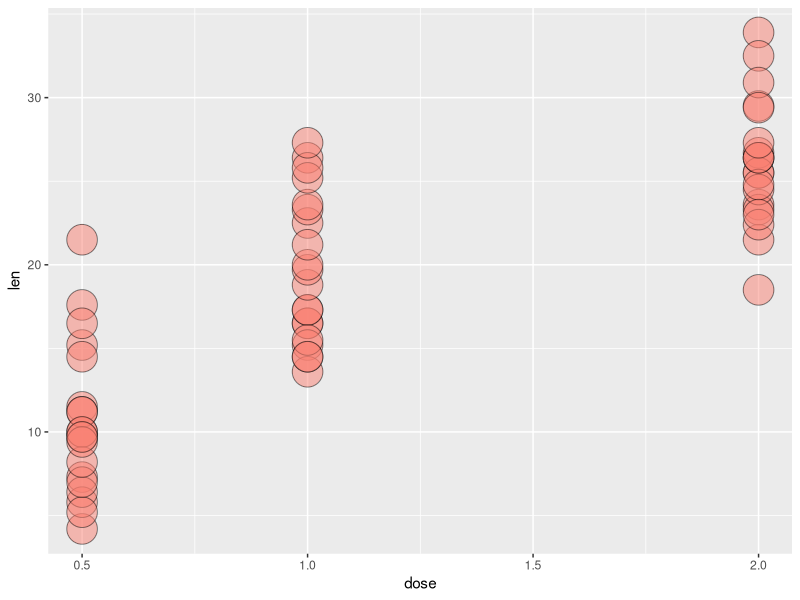
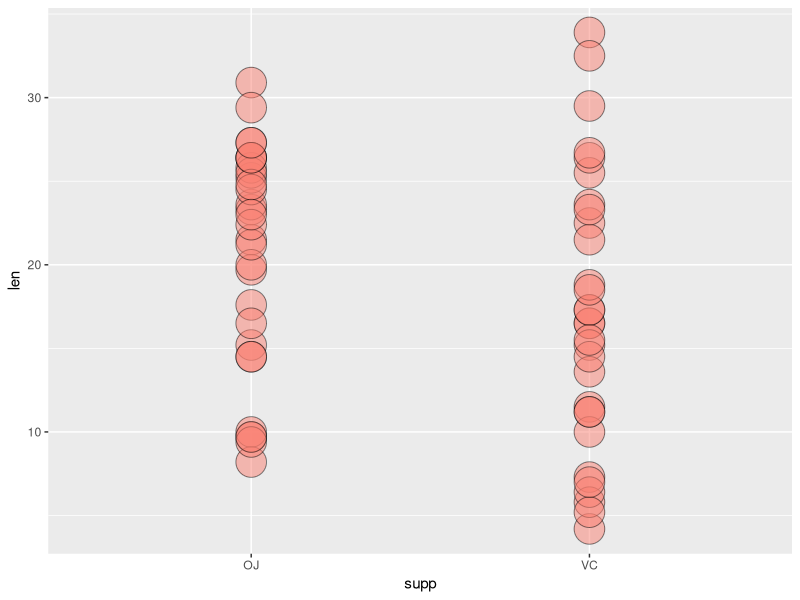
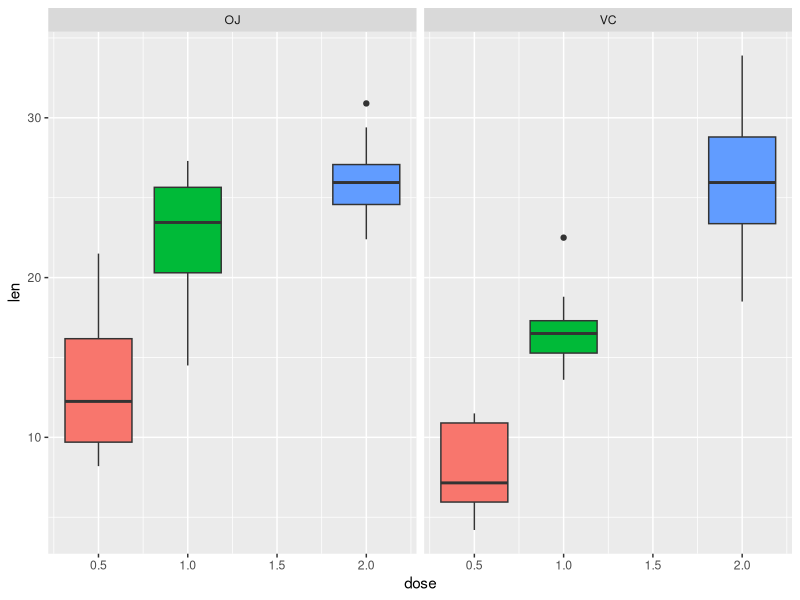
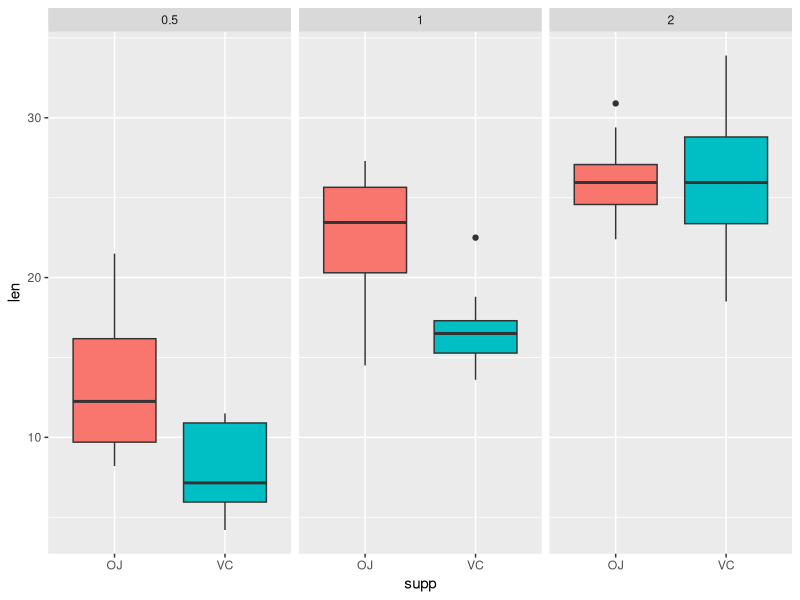

Write R code to recreate these figures, in order. (Note: this script raises an error after producing the figures.)
## ---- chunk 1
##setwd("C:/Users/User/Desktop/Statistical Inference/")
library(knitr)
library(datasets)
library(ggplot2)
opts_chunk$set(echo=TRUE, eval=TRUE, fig.height=5)
## ---- chunk 2
##Description of ToothGrowth dataset is illustrated in help file
##?ToothGrowth
data(ToothGrowth)
head(ToothGrowth, 5)

##Preprocess dataset
dose <- ToothGrowth$dose
supp <- ToothGrowth$supp
len <- ToothGrowth$len ##tooth growth for comparison

##Split the data by dosages (0.5, 1, and 2 mg)
dose1 <- subset(ToothGrowth, dose==0.5)
dose2 <- subset(ToothGrowth, dose==1.0)
dose3 <- subset(ToothGrowth, dose==2.0)

##Split the data by supplement type (Vitamin C and Orange juice)
suppVC <- subset(ToothGrowth, supp=="VC")
suppOJ <- subset(ToothGrowth, supp=="OJ")
## ---- chunk 3
##len  numeric Tooth length
##supp factor  Supplement type (VC or OJ)
##dose numeric Dose in milligrams
summary(ToothGrowth)
## ---- chunk 4
##Relationship between dose and len
g1 <- ggplot(ToothGrowth, aes(x=dose, y=len, group=factor(supp)))
g1 <- g1 + geom_point(size=10, pch=21, fill="salmon", alpha=0.5)
g1

##Relationship between supp and len
g2 <- ggplot(ToothGrowth, aes(x=supp, y=len, group=factor(dose)))
g2 <- g2 + geom_point(size=10, pch=21, fill="salmon", alpha=0.5)
g2

##Use box plot to do exploratory analysis
b1 <- ggplot(ToothGrowth, aes(x =dose, y=len, fill=factor(dose))) 
b1 <- b1 + geom_boxplot() + guides(fill=FALSE) + facet_grid(.~supp)
b1

b2 <- ggplot(ToothGrowth, aes(x=supp, y=len, fill=factor(supp))) 
b2 <- b2 + geom_boxplot() + guides(fill=FALSE) + facet_grid(.~dose)
b2
## ---- chunk 5
##T-test between supplement types
##Full sample (Paired, nonequal variance)
test0 <- t.test(len~supp, paired=TRUE, var.equal=TRUE, data=ToothGrowth)
test0$p.value
test0$conf[1:2]

##dose=0.5 (Independent, nonequal variance)
test1 <- t.test(len~supp, paired=FALSE, var.equal=FALSE, data=dose1)
test1$p.value
test1$conf[1:2]

##dose=1.0 (Independent, nonequal variance)
test2 <- t.test(len~supp, paired=FALSE, var.equal=FALSE, data=dose2)
test2$p.value
test2$conf[1:2]

##dose=2.0 (Independent, nonequal variance)
test3 <- t.test(len~supp, paired=FALSE, var.equal=FALSE, data=dose3)
test3$p.value
test3$conf[1:2]
